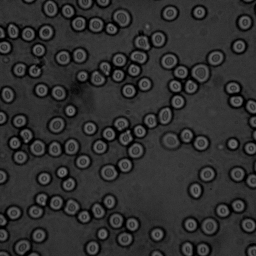
%> input picture lab_6/blod256.tif, 256 x 256 px
$ octave demoC.m   (GNU Octave 9; MATLAB toolbox functions it lacks are replaced by stand-ins)
%> lines starting %> are read from the running program, lines starting %| are printed output that depends on the picture
### lab_6/hysteresis.m
function [outIm] = hysteresis(a, b, c, show_growing)
    %UNTITLED Summary of this function goes here
    %   Detailed explanation goes here
    while true
        e = b;
        d = imdilate(b, ones(3)); %SE8
        b = d .* c;
        if show_growing
            pause(0.2);
            colormap(gray(256))
            figure(1); imagesc(b, [0 1]);
            axis image; title('image b');
        end
        if isequal(e, b)
            break
        end

    end

    outIm = b;
end

### lab_6/demoC.m
close all; clc; clear all;
blod = double(imread('blod256.tif'));
%> blod: size 256x256 double; min 0, max 121, mean 46.2; mean of the top-left, top-right, bottom-left and bottom-right quarters 44.3, 48.2, 45.1, 47.1
binvect = [0:1:255];
histo = hist(blod(:), binvect);
%> histo = 256 values, max 3489 at index 52, min 0 at index 112, mean 256
T2 = 76;
T1 = 83;
imT1 = blod > T1;
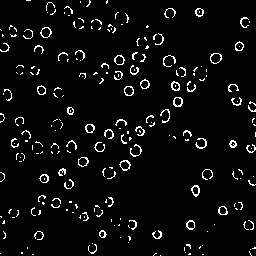
%> imT1: size 256x256 logical; 4.8% white in thin lines or dots
imT2 = blod > T2;
%> imT2: size 256x256 logical; 7.6% white in thin lines or dots
imT2open = bwareaopen(imT2, 9);
%> imT2open: size 256x256 logical; 7.3% white in thin lines or dots
detectim = hysteresis(blod, imT1, imT2open, false);
%> in hysteresis, `outIm = b;`: outIm: size 256x256 double; values 0 (black) and 1 (white), 7.3% white in thin lines or dots
T2prim = 65;
imT2prim = blod > T2prim;
%> imT2prim: size 256x256 logical; 11.5% white in thin lines or dots
imT1prim = detectim;
detectim2 = hysteresis(blod, imT1prim, imT2prim, false);
%> call 2 of hysteresis, with show_growing = false
%> in hysteresis (call 2), `outIm = b;`:
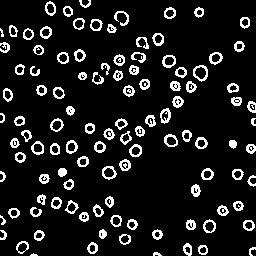
%> outIm: size 256x256 double; values 0 (black) and 1 (white), 11.1% white in thin lines or dots

% image labeling
CC = bwconncomp(detectim2);
%> CC = 109 connected components
ImLabel = labelmatrix(CC);
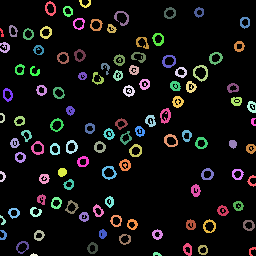
%> ImLabel: size 256x256 uint8; 110 distinct labels, from 0 to 109; one colour per label, 0 black
figure;
colormap(jet(256))
subplot(1,2,1), imagesc(detectim2);
axis image; title('Circles'); colorbar
subplot(1,2,2), imagesc(ImLabel);
axis image; title('Label image'); colorbar
%> after `colorbar`:
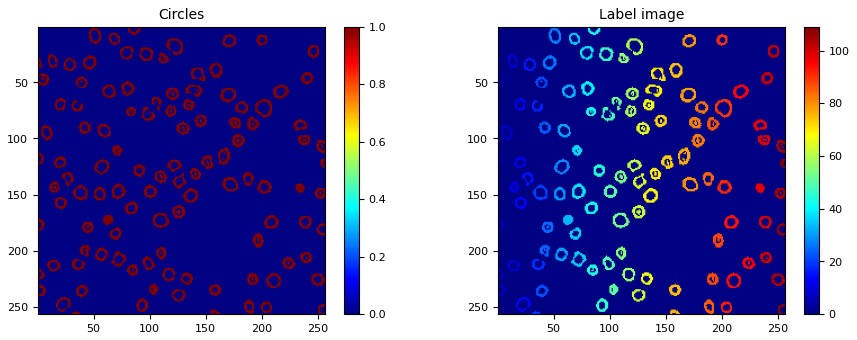
%> figure redrawn from the program's plot data, 2 panels

numberOfCells = max(ImLabel(:))
%> numberOfCells = 109

% Figures post-processed
% ======================
figure;
colormap(gray(256))
subplot(2, 3, 1), imagesc(blod, [0 255]);
axis image; title('new image blod0c'); colorbar
subplot(2, 3, 2), imagesc(imT2open, [0 1]);
axis image; title('imT2open')
subplot(2, 3, 4), imagesc(imT1, [0 1]);
axis image; title('thresholded image T1')
subplot(2, 3, 5), imagesc(imT2, [0 1]);
axis image; title('thresholded image T2')
subplot(2, 3, 6), imagesc(detectim2, [0 1]);
axis image; title('resulting image')

% Overlay
% =======
resultim = zeros(256, 256, 3);
resultim(:, :, 1) = (detectim2 == 1) .* 255 + (detectim2 == 0) .* blod;
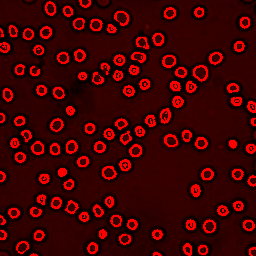
%> resultim: size 256x256x3 double; mean R, G, B 65.3, 0, 0
resultim(:, :, 2) = blod;
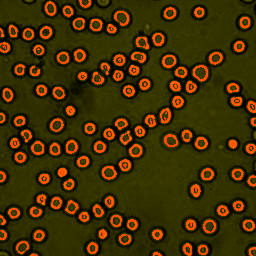
%> resultim: size 256x256x3 double; mean R, G, B 65.3, 46.2, 0
resultim(:, :, 3) = blod;
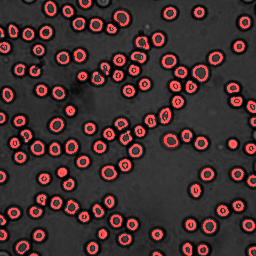
%> resultim: size 256x256x3 double; mean R, G, B 65.3, 46.2, 46.2
subplot(2, 3, 3), imshow(resultim / 255);

figure(3);
colormap(gray(256));
imagesc(imT2prim, [0 1]);
axis image; title('mer skrap'); colorbar
